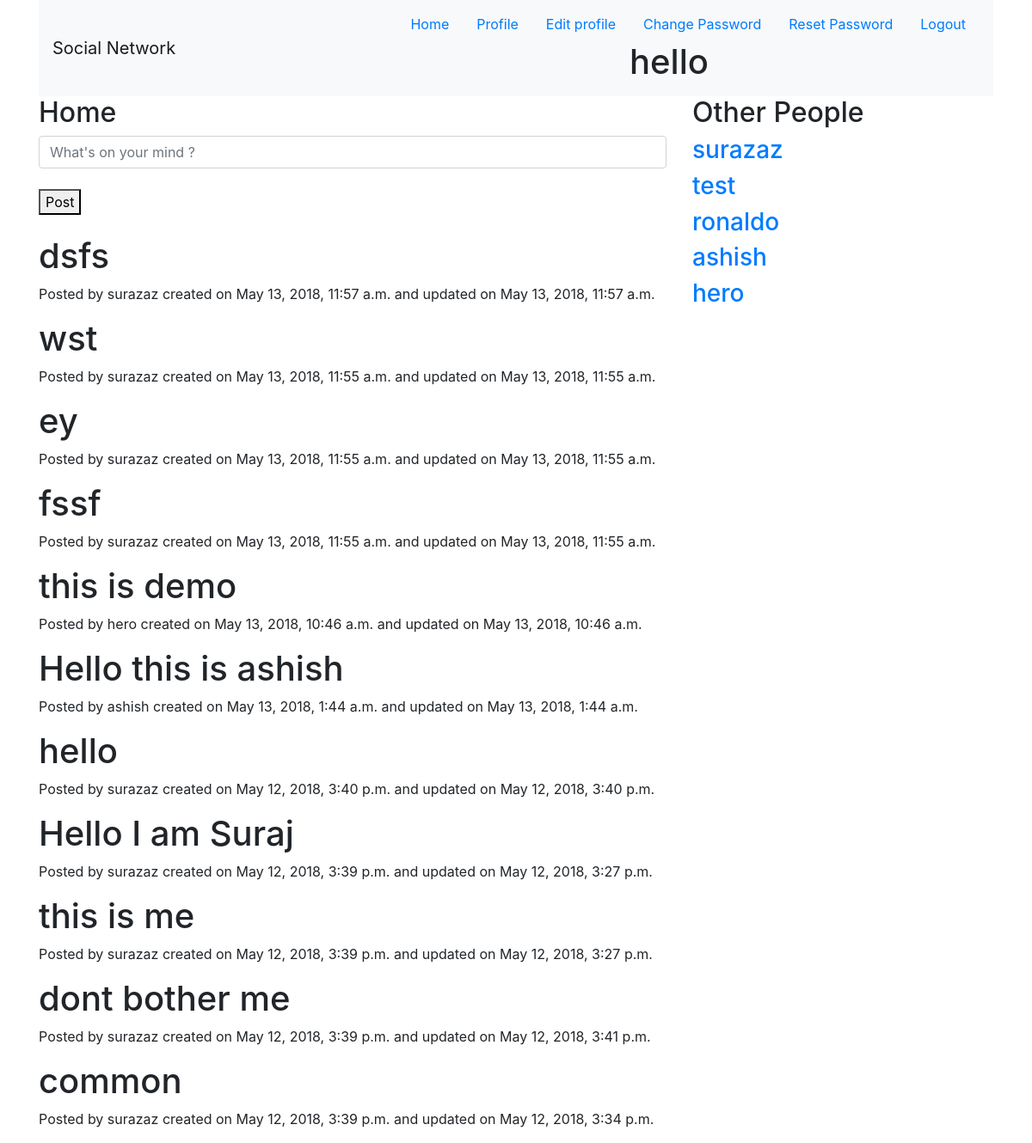
/accounts/ (signed in), run on the app's committed database.
### home/models.py (models this page shows)
class Post(models.Model):
	post=models.CharField(max_length=500)
	user=models.ForeignKey(User)
	created=models.DateTimeField(auto_now_add=True)
	updated=models.DateTimeField(auto_now=True)

### home/views.py (the view, shortened to what this page needs)
class HomeView(TemplateView):
	template_name='home/home.html'
	def get(self,request):
		form=HomeForm()
		posts=Post.objects.all().order_by('-created')
		users=User.objects.all()
		args={'form':form,'posts':posts,'users':users}
		return render(request,self.template_name,args)

### home/forms.py
class HomeForm(forms.ModelForm):
	post=forms.CharField(widget=forms.TextInput(attrs={
		'class':'form-control',
		'placeholder':"What's on your mind ?"
		}))
	class Meta:
		model=Post
		fields={'post'}

### home/templates/home/home.html (shortened to what this page needs)
{%extends 'base.html'%}
{%block body%}
<div class="row">
<div class="col-sm-8">
	<h2>Home</h2>
	<form method="POST">
	{{form.post}}
	<br>
	<button type="submit">Post</button>
	<br>
</form>
	<br>
	{%for post in posts%}
	<h1>{{post.post}}</h1>
	<p>Posted by {{post.user.username}} created on {{post.created}} and updated on {{post.updated}}</p>
{%endfor%}
</div>
<div class="col-sm-4">
	<h2>Other People</h2>
	{%for user in users%}
		<a href="/accounts/profile/{{user.pk}}/" ><h3>{{user.username}}</h3></a>
	{%endfor%}
</div>
</div>
{%endblock%}

### accounts/templates/base.html (shortened to what this page needs)
<!doctype html>
<html lang="en">
  <head>
    <link rel="stylesheet" href="https://stackpath.bootstrapcdn.com/bootstrap/4.1.1/css/bootstrap.min.css">
  </head>
  <body>
  <div class="container">
  <nav id="navbar-example2" class="navbar navbar-light bg-light">
  <a class="navbar-brand" href="#">Social Network</a>
  {%if user.is_authenticated%}
<ul class="nav nav-pills">
       <li class="nav-item">
     <a class="nav-link" id="suraj" href="{%url 'home:home'%}">Home</a>
    </li>
     <li class="nav-item">
     <a class="nav-link" href="/accounts/profile/">Profile</a>
    </li>
    <li class="nav-item">
     <a class="nav-link" href="/accounts/profile/edit">Edit profile</a>
    </li>
    <li class="nav-item">
     <a class="nav-link" href="/accounts/change-password/">Change Password</a>
     <h1>hello</h1>
    </li>
     <li class="nav-item">
     <a class="nav-link" href="/accounts/reset-password/">Reset Password</a>
    </li>
    <li class="nav-item">
     <a class="nav-link" href="/accounts/logout">Logout</a>
    </li>
</ul>
  {%endif%}
</nav>
</div>
<div class="container">
  {% block body%}{% endblock %}
 </div>
</body>
</html>

### data on the page
Post: post "dsfs", user.username "surazaz", created "May 13, 2018, 11:57 a.m.", updated "May 13, 2018, 11:57 a.m."
Post: post "wst", user.username "surazaz", created "May 13, 2018, 11:55 a.m.", updated "May 13, 2018, 11:55 a.m."
Post: post "ey", user.username "surazaz", created "May 13, 2018, 11:55 a.m.", updated "May 13, 2018, 11:55 a.m."
Post: post "fssf", user.username "surazaz", created "May 13, 2018, 11:55 a.m.", updated "May 13, 2018, 11:55 a.m."
Post: post "this is demo", user.username "hero", created "May 13, 2018, 10:46 a.m.", updated "May 13, 2018, 10:46 a.m."
Post: post "Hello this is ashish", user.username "ashish", created "May 13, 2018, 1:44 a.m.", updated "May 13, 2018, 1:44 a.m."
Post: post "hello", user.username "surazaz", created "May 12, 2018, 3:40 p.m.", updated "May 12, 2018, 3:40 p.m."
Post: post "Hello I am Suraj", user.username "surazaz", created "May 12, 2018, 3:39 p.m.", updated "May 12, 2018, 3:27 p.m."
Post: post "this is me", user.username "surazaz", created "May 12, 2018, 3:39 p.m.", updated "May 12, 2018, 3:27 p.m."
Post: post "dont bother me", user.username "surazaz", created "May 12, 2018, 3:39 p.m.", updated "May 12, 2018, 3:41 p.m."
Post: post "common", user.username "surazaz", created "May 12, 2018, 3:39 p.m.", updated "May 12, 2018, 3:34 p.m."

### other printed values
{{ user.username }} "surazaz"
{{ user.username }} "test"
{{ user.username }} "ronaldo"
{{ user.username }} "ashish"
{{ user.username }} "hero"
